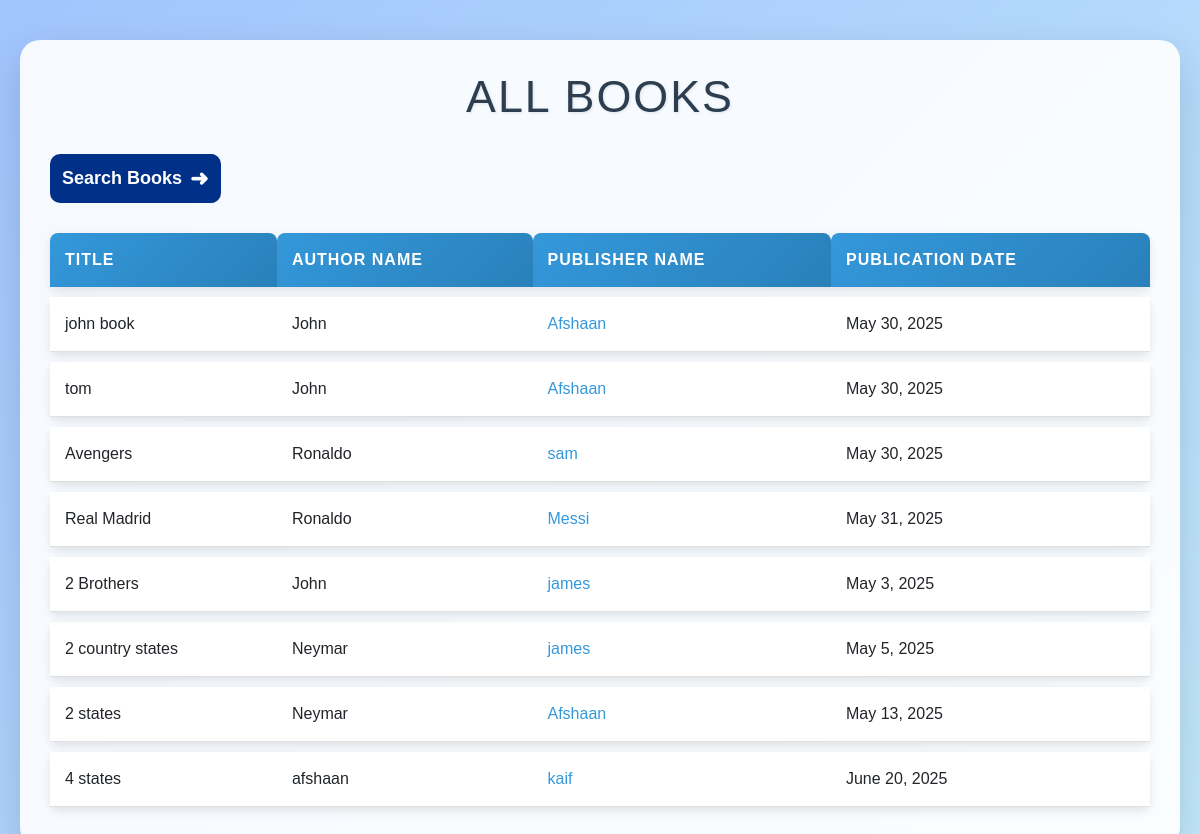
Screenshot of /all_books/ with the database file from the repository.
### novel/models.py (models this page shows, shortened)
class Book(models.Model):
    title = models.CharField(max_length=50, unique=True)
    author_id = models.ForeignKey(Author, on_delete=models.CASCADE)
    publisher_id = models.ForeignKey(Publisher, on_delete=models.CASCADE)
    publication_date = models.DateField()
    isbn = models.CharField(max_length=13, unique=True, null=True, blank=True)  # ISBN number
    genre = models.CharField(max_length=50, null=True, blank=True)  # Fiction, non-fiction, etc.
    price = models.DecimalField(max_digits=10, decimal_places=2, null=True, blank=True)  # Book ka price
    pages = models.IntegerField(null=True, blank=True)  # Total pages
    language = models.CharField(max_length=30, null=True, blank=True)  # Book ki language
    stock_quantity = models.IntegerField(default=0)  # Available copies
    cover_image = models.ImageField(upload_to='book_covers/', null=True, blank=True)  # Book ka cover

class Author(models.Model):
    salutation = models.CharField(max_length=10)
    first_name = models.CharField(max_length=50)
    last_name = models.CharField(max_length=50)
    email = models.EmailField(max_length=50)
    bio = models.TextField(max_length=500, null=True, blank=True)  # Author ki details
    birth_date = models.DateField(null=True, blank=True)  # DOB
    profile_picture = models.ImageField(upload_to='author_pics/', null=True, blank=True)  # Author ki photo
    def __str__(self):
        return self.first_name

class Publisher(models.Model):
    name = models.CharField(max_length=50)
    address = models.TextField(max_length=255)
    city = models.CharField(max_length=50)
    state = models.CharField(max_length=50)
    country = models.CharField(max_length=50)
    website = models.URLField(max_length=2085)
    established_year = models.IntegerField(null=True, blank=True)  # Kab publisher start hua
    contact_number = models.CharField(max_length=15, null=True, blank=True)  # Phone number
    is_active = models.BooleanField(default=True)  # Publisher active hai ya nahi

### novel/views.py (the view)
# urls.py: path('all_books/',views.all_books,name='all_books'),
def all_books(request):
    all_books=Book.objects.all()
    context={
        'sabhi_books':all_books
    }
    return render(request,'all_books.html',context)

### templates/all_books.html (shortened to what this page needs)
{% extends 'base.html' %}
{% block content %}
<!DOCTYPE html>
<html lang="en">
<head>
</head>
<body>
    <div class="container">
        <h1>All Books</h1>
        <a href="{% url 'pattern_book_search' %}" style="text-decoration: none;">
    <div style="display: inline-flex; align-items: center; padding: 8px 12px; border-radius: 10px; background-color: #003087; font-size: 18px; cursor: pointer; transition: all 0.3s ease; color: white;"
         onmouseover="this.children[1].style.transform='translateX(5px)'"
         onmouseout="this.children[1].style.transform='translateX(0)'">
        <p style="margin: 0; color: white; font-weight: bold;">Search Books </p>
        <span style="margin-left: 8px; transition: transform 0.3s ease; font-size: 22px; font-weight: bold; color: white;">➜</span>
    </div>
</a>
        <table>
            <tr>
                <th>Title</th>
                <th>Author Name</th>
                <th>Publisher Name</th>
                <th>Publication Date</th>
            </tr>
            {% for book in sabhi_books %}
            <tr>
                <td>{{ book.title }}</td>
                <td>{{ book.author_id }}</td>
                <td>
                    <a href="{% url 'pub_detail' book.publisher_id.id %}">{{ book.publisher_id.name }}</a>
                </td>
                <td>{{ book.publication_date }}</td>
            </tr>
            {% endfor %}
        </table>
    </div>
</body>
</html>
{% endblock %}

### templates/base.html (shortened to what this page needs)
<!doctype html>
<html lang="en">
  <head>
    <link href="https://cdn.jsdelivr.net/npm/bootstrap@5.0.2/dist/css/bootstrap.min.css" rel="stylesheet">
  </head>
  <body>
  {% block content %}
  {% endblock %}
  </body>
</html>

### templates/all_books.html (style rules this page uses)
body { margin: 0; padding: 0; font-family: 'Poppins', Arial, sans-serif; background: linear-gradient(135deg, #a1c4fd, #c2e9fb); min-height: 100vh; display: flex; justify-content: center; align-items: center; padding: 20px; box-sizing: border-box; animation: backgroundFade 1.5s ease-in-out; }
.container { max-width: 1200px; width: 100%; background: rgba(255, 255, 255, 0.9); border-radius: 20px; box-shadow: 0 15px 40px rgba(0, 0, 0, 0.15); padding: 30px; margin: 20px auto; opacity: 0; transform: translateY(50px); animation: slideIn 1s ease-in-out forwards 0.3s; }
h1 { text-align: center; color: #2c3e50; font-size: 2.8em; margin-bottom: 30px; text-transform: uppercase; letter-spacing: 2px; text-shadow: 1px 1px 3px rgba(0, 0, 0, 0.1); animation: fadeInText 1.2s ease-in-out; }
table { width: 100%; border-collapse: separate; border-spacing: 0 10px; margin-top: 20px; }
th, td { padding: 15px; text-align: left; border: none; background: #ffffff; transition: all 0.3s ease; }
th { background: linear-gradient(135deg, #3498db, #2980b9); color: white; text-transform: uppercase; letter-spacing: 1px; font-weight: 600; border-radius: 8px 8px 0 0; }
td { border-bottom: 1px solid #e0e0e0; }
tr { background: #ffffff; border-radius: 8px; box-shadow: 0 4px 10px rgba(0, 0, 0, 0.1); transition: transform 0.3s ease, box-shadow 0.3s ease; opacity: 0; transform: translateX(-20px); animation: rowSlideIn 0.5s ease-in-out forwards; }
tr:nth-child(1) { animation-delay: 0.5s; }
tr:nth-child(2) { animation-delay: 0.6s; }
tr:nth-child(3) { animation-delay: 0.7s; }
tr:nth-child(4) { animation-delay: 0.8s; }
tr:nth-child(5) { animation-delay: 0.9s; }
a { color: #3498db; text-decoration: none; font-weight: 500; transition: color 0.3s ease; }

### rows the page displays
Book: title "john book", author_id "John", publisher_id.name "Afshaan", publication_date "May 30, 2025"
Book: title "tom", author_id "John", publisher_id.name "Afshaan", publication_date "May 30, 2025"
Book: title "Avengers", author_id "Ronaldo", publisher_id.name "sam", publication_date "May 30, 2025"
Book: title "Real Madrid", author_id "Ronaldo", publisher_id.name "Messi", publication_date "May 31, 2025"
Book: title "2 Brothers", author_id "John", publisher_id.name "james", publication_date "May 3, 2025"
Book: title "2 country states", author_id "Neymar", publisher_id.name "james", publication_date "May 5, 2025"
Book: title "2 states", author_id "Neymar", publisher_id.name "Afshaan", publication_date "May 13, 2025"
Book: title "4 states", author_id "afshaan", publisher_id.name "kaif", publication_date "June 20, 2025"
